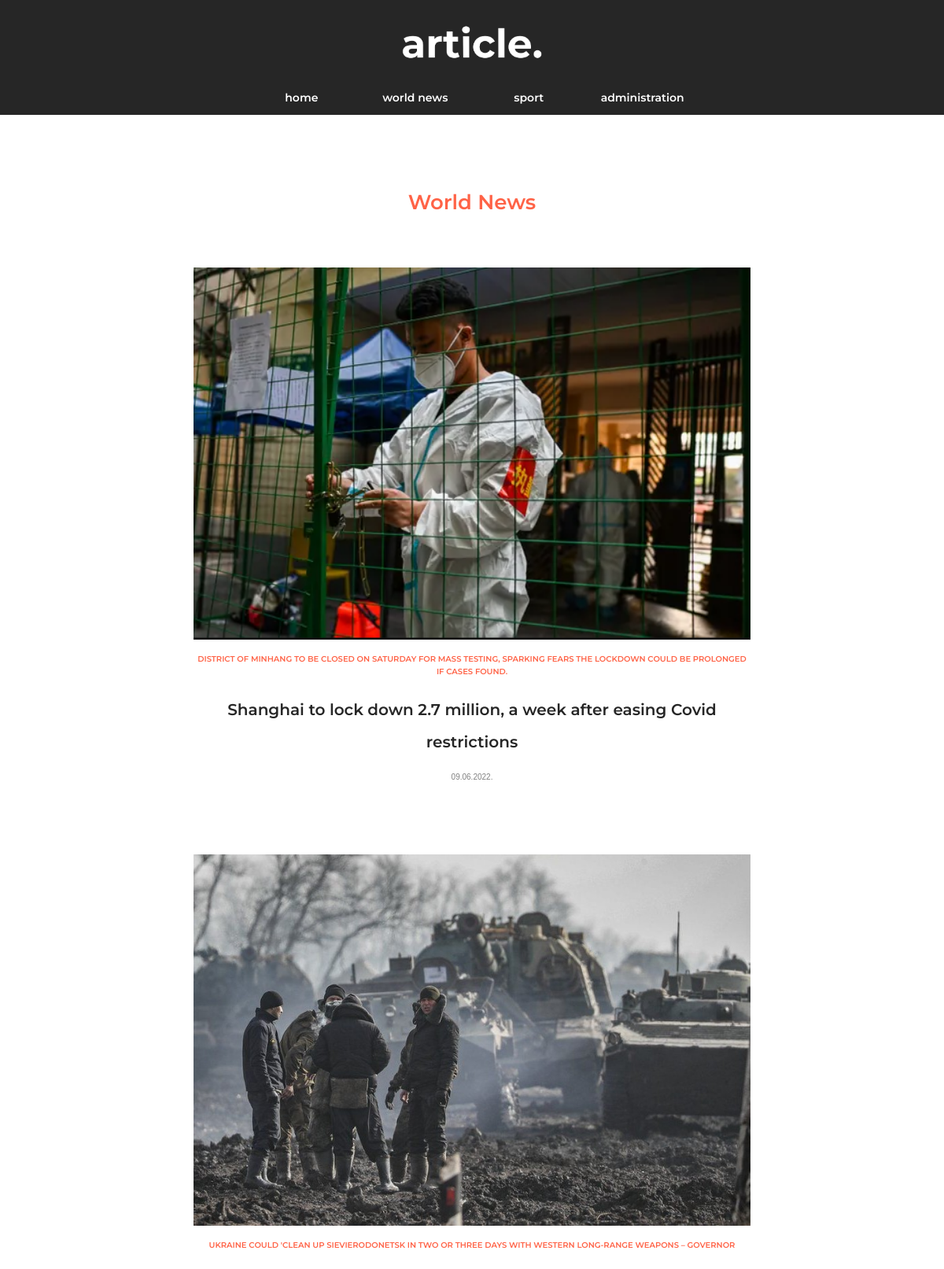
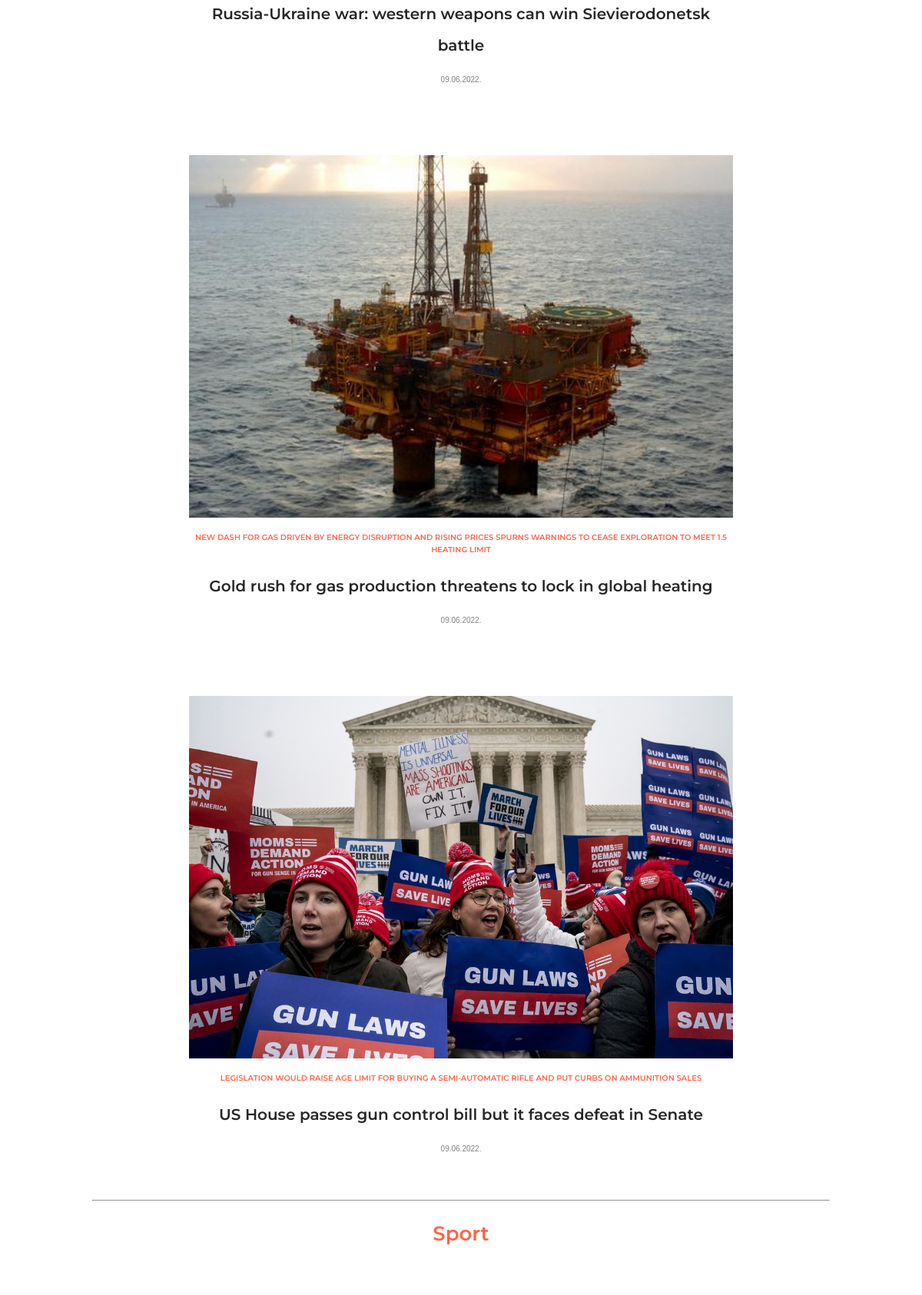
The page / (upper part) on the database its author committed (2 pictures, top to bottom).
### tables this page shows
CREATE TABLE `article` (
  `id` int(11) NOT NULL,
  `datum` varchar(32) NOT NULL,
  `naslov` varchar(100) NOT NULL,
  `sazetak` text NOT NULL,
  `tekst` text NOT NULL,
  `kategorija` varchar(64) NOT NULL,
  `slika` varchar(64) NOT NULL,
  `prikaz` tinyint(1) NOT NULL
);

### index.php (the view, shortened to what this page needs)
<?php
include 'sites/connect.php';
?>
<!DOCTYPE HTML>
<html>
    <head>
        <link rel="stylesheet" href="css/style.css" type="text/css" />
    </head>
    <body>
        <header id="top">
            <a href="index.php"><img src="images/logo.png" alt="article. logo" title="article. logo"></a>
        </header>
        <nav>
            <ul>
                <li><a href="index.php"> Home </a></li>
                <li><a href="sites/world_news.php"> World News </a></li>
                <li><a href="sites/sports.php"> Sport </a></li>
                <li><a href="sites/administration.php"> Administration </a></li>
            </ul>
        </nav>
        <div class="main">
            <h2> World News </h2>
            <div class="row">
                <?php
                $query = "SELECT * FROM article WHERE prikaz=1 AND kategorija='w_news' LIMIT 4";
                $result = mysqli_query($dbc, $query);
                while($row = mysqli_fetch_array($result)) {
                    echo'<div id="news_item">';
                    echo '<img src="' . UPLPATH . $row['slika'] . '">';
                    echo '<h3>';
                    echo $row['sazetak'];
                    echo '</h3>';
                    echo '<h1>';
                    echo '<a href="sites/news_article.php?id='.$row['id'].'">';
                    echo $row['naslov'];
                    echo '</a>';
                    echo '</h1>';
                    echo '<p>';
                    echo $row['datum'];
                    echo '</p>';
                    echo '</div>';
                }?>
            </div>
            <hr>
            <h2> Sport </h2>
            <div class="row">
                <?php
                $query = "SELECT * FROM article WHERE prikaz=1 AND kategorija='sport' LIMIT 4";
                $result = mysqli_query($dbc, $query);
                while($row = mysqli_fetch_array($result)) {
                    echo'<div id="news_item">';
                    echo '</div>';
                }?>
            </div>
        </div>
    </body>
</html>

### css/style.css (style rules this page uses)
html,body { font-size:16px; font-family: 'Arial', sans-serif; color:#262626; line-height:1.6; scroll-behavior: smooth; }
body { margin: 0px; padding: 0px; }
.main { width:80%; margin: auto; margin-top: 20px; background-color: white; padding: 50px; min-height:100px; display: table; }
h1, h2, h3 { font-size: 26px; font-family: 'Montserrat-SemiBold', sans-serif; }
header { width:100%; margin: 0px; background-color:#262626; text-align: center; }
header img { margin: 10px 0px -20px 0px; width: 20%; }
nav { background-color: #262626; text-align: center; }
nav ul { list-style: none; margin:0; padding: 0; }
nav ul li { display:inline-block; }
nav a { color:white; font-size: 14px; font-family: 'Montserrat-SemiBold', sans-serif; display:inline-block; text-transform:lowercase; text-decoration: none; text-align: center; padding:10px; width: 120px; }
.row { display: flex; margin: 0 auto; justify-content: center; align-items: stretch; flex-direction: row; flex-wrap: wrap; }
h2 { color: tomato; }
#news_item { flex: 23%; box-sizing: border-box; max-width: 23%; padding: 30px; margin: 10px; }
#news_item img { margin: 0 auto; width: 100%; }
#news_item h3 { color:tomato; font-size: 10px; text-transform:uppercase; }
#news_item a { font-family: 'Montserrat-SemiBold', sans-serif; text-decoration: none; color:#262626; font-size: 20px; }
#news_item p { color:gray; font-size: 10px; text-transform:uppercase; }
@media (max-width: 1250px) { .row { flex-direction: column; align-content: center; } }
@media (max-width: 1250px) { .main { text-align: center; } }
@media (max-width: 1250px) { #news_item { max-width: 80%; } }

### rows shown on the page
article: slika (picture), sazetak "DISTRICT OF MINHANG TO BE CLOSED ON SATURDAY FOR MASS TESTING, SPARKING FEARS THE LOCKDOWN COULD BE PROLONGED IF CASES FOUND.", naslov "Shanghai to lock down 2.7 million, a week after easing Covid restrictions", datum "09.06.2022."
article: slika (picture), sazetak "UKRAINE COULD 'CLEAN UP SIEVIERODONETSK IN TWO OR THREE DAYS WITH WESTERN LONG-RANGE WEAPONS – GOVERNOR", naslov "Russia-Ukraine war: western weapons can win Sievierodonetsk battle", datum "09.06.2022."
article: slika (picture), sazetak "NEW DASH FOR GAS DRIVEN BY ENERGY DISRUPTION AND RISING PRICES SPURNS WARNINGS TO CEASE EXPLORATION TO MEET 1.5 HEATING LIMIT", naslov "Gold rush for gas production threatens to lock in global heating", datum "09.06.2022."
article: slika (picture), sazetak "LEGISLATION WOULD RAISE AGE LIMIT FOR BUYING A SEMI-AUTOMATIC RIFLE AND PUT CURBS ON AMMUNITION SALES", naslov "US House passes gun control bill but it faces defeat in Senate", datum "09.06.2022."
